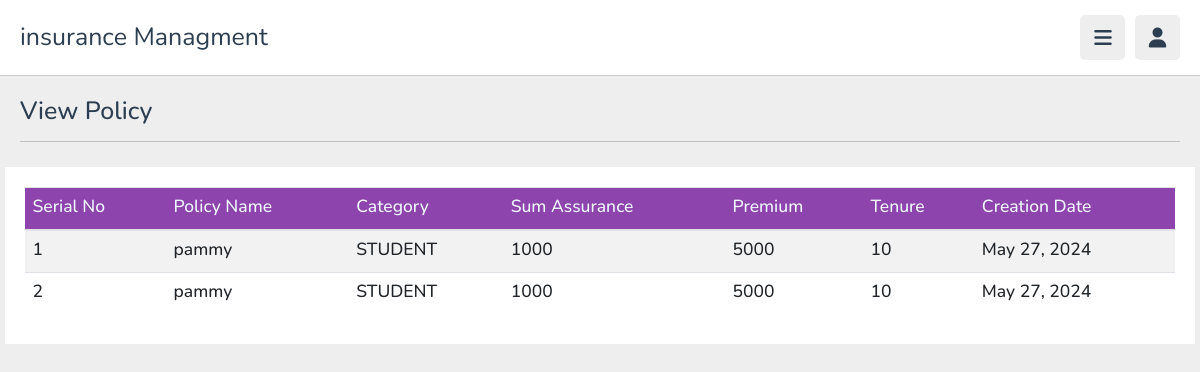
The page /admin_view_policy on the database its author committed.
### myapp/models.py (models this page shows, shortened)
class Policy(models.Model):
    category= models.ForeignKey('Category', on_delete=models.CASCADE)
    policy_name=models.CharField(max_length=200)
    sum_assurance=models.PositiveIntegerField()
    premium=models.PositiveIntegerField()
    tenure=models.PositiveIntegerField()
    creation_date =models.DateField(auto_now=True)

class Category(models.Model):
    category_name =models.CharField(max_length=20)
    creation_date =models.DateField(auto_now=True)

### myapp/views.py (the view)
# urls.py: path('admin_view_policy',views.admin_view_policy,name='admin_view_policy'),
def admin_view_policy(request):
    policies = Policy.objects.all()
    return render(request, "admin_view_policy.html", {'policies': policies})

### myapp/templates/admin_view_policy.html
{% load static %}
{% include "admin_header.html" %}
{% block admin_content %}
<section class="playlist-details">
   <h1 class="heading">View Policy</h1>
   <div class="row">
      <table class="table table-striped">
         <thead>
             <tr style="background-color: #8e44ad; color: aliceblue;">
                 <th><h3>Serial No</h3></th>
                 <th><h3>Policy Name</h3></th>
                 <th><h3>Category</h3></th>
                 <th><h3>Sum Assurance</h3></th>
                 <th><h3>Premium</h3></th>
                 <th><h3>Tenure</h3></th>
                 <th><h3>Creation Date</h3></th>
             </tr>
         </thead>
         <tbody>
            {% for policy in policies %}
             <tr>
                 <th scope="row"><h3>{{ forloop.counter }}</h3></th>
                 <td><h3>{{ policy.policy_name }}</h3></td>
                 <td><h3>{{ policy.category.category_name }}</h3></td>
                 <td><h3>{{ policy.sum_assurance }}</h3></td>
                 <td><h3>{{ policy.premium }}</h3></td>
                 <td><h3>{{ policy.tenure }}</h3></td>
                 <td><h3>{{ policy.creation_date }}</h3></td>
             </tr>
             {% endfor %}
         </tbody>
     </table>
   </div>
</section>
{% endblock %}

### myapp/static/css/style.css (style rules this page uses)
:root { --main-color:#8e44ad; --red:#e74c3c; --orange:#f39c12; --light-color:#888; --light-bg:#eee; --black:#2c3e50; --white:#fff; --border:.1rem solid rgba(0,0,0,.2); }
* { font-family: 'Nunito', sans-serif; margin:0; padding:0; box-sizing: border-box; outline: none; border:none; text-decoration: none; }
html { font-size: 62.5%; overflow-x: hidden; }
body { background-color: var(--light-bg); padding-left: 30rem; }
section { padding:2rem; margin: 0 auto; max-width: 1200px; }
.heading { font-size: 2.5rem; color:var(--black); margin-bottom: 2.5rem; border-bottom: var(--border); padding-bottom: 1.5rem; text-transform: capitalize; }
.playlist-details .row { display: flex; align-items: flex-end; gap:3rem; flex-wrap: wrap; background-color: var(--white); padding: 2rem; }
@media (max-width:1200px) { body { padding-left: 0; } }

### rows shown on the page
Policy: policy_name "pammy", category.category_name "STUDENT", sum_assurance "1000", premium "5000", tenure "10", creation_date "May 27, 2024"
Policy: policy_name "pammy", category.category_name "STUDENT", sum_assurance "1000", premium "5000", tenure "10", creation_date "May 27, 2024"
